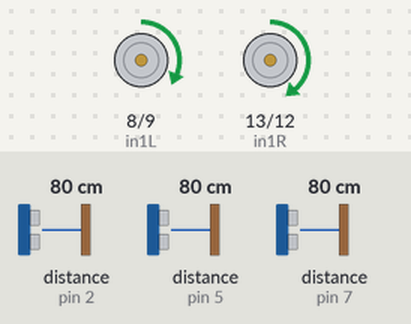
The sketch below on a simulated Arduino Uno, built with avr-gcc and run on an emulated ATmega328P. Shown: motor-driver pin pairs drawn as motors (green arrow = first pin HIGH = forward, orange = second pin HIGH = backward, longer = more drive, scaled by the enable pin). Wiring (inferred from the names in the program): 3 × ultrasonic range finder: trigger pin 3, echo pin 2 / trigger pin 4, echo pin 5 / trigger pin 6, echo pin 7. The inputs (shaded band) are chosen by the test bench; at power-on: distance to the obstacle (sensors on pin 7, pin 2, pin 5) 80 cm. The echo pulse lasts 58.3 µs per cm; what the sketch prints to the serial monitor is not drawn.

Above: at 1.2 s.
1.3 s: distance to the obstacle (sensor on pin 7) set to 12 cm
2.8 s: distance to the obstacle (sensor on pin 7) set to 9 cm
At 3.2 s:
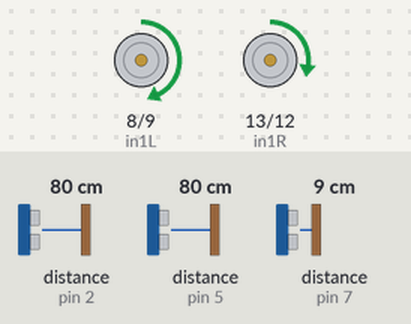
At 3.55 s:
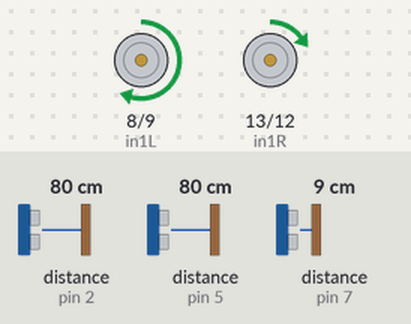
5.8 s: distance to the obstacle (sensor on pin 2) set to 12 cm
At 6.06 s:
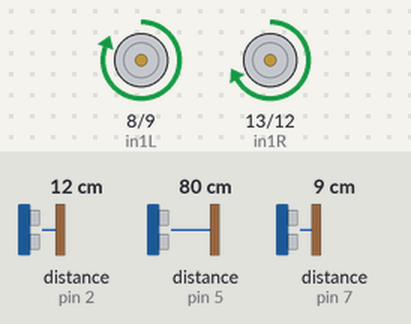
8.8 s: distance to the obstacle (sensor on pin 2) set to 9 cm
At 8.91 s:
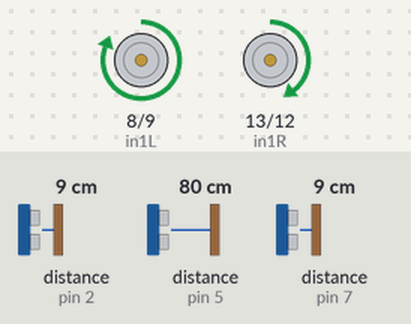
11.8 s: distance to the obstacle (sensor on pin 5) set to 2 cm
14.8 s: distance to the obstacle (sensor on pin 5) set to 9 cm
17.8 s: distance to the obstacle (sensor on pin 5) set to 13 cm
Timing chart, 0 to 54.4 s (numbered marks = the images above; inputs shaded):
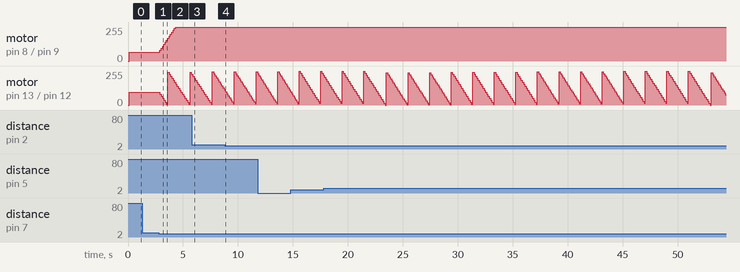

The sketch:

FinalTest.ino
```cpp
#define SENSOR_MAX
#define DIST_PROPORTIONAL_CONST 0.034/2 //DEPENDS ON ENVIRONMENT AND SPEED OF SOUND
#define INPUT_DISTANCE 20//in cm
#define ERROR_DIST 5  // in cm
#define SPEED 80
#define MAX_SENSOR_VALUE 10000
#define MAX_OF_SENSOR 3000
#define MAX_DIFFERNCE 15
#define MAX_TURN_SPEED 10
#define CALIBRATION 3
#define MAX_ALLIGN_ANGLE 5
#define COLLISION_DISTANCE 10

//sensor 1 pins
const int trigPin1 = 3;
const int echoPin1 = 2;

//sensor 2 pins
const int trigPin2 = 4;
const int echoPin2 = 5;

//sensor 3 pins : front sensor
const int trigPin3 = 6;
const int echoPin3 = 7;

//right motor pins
const int in1R = 13;
const int in2R = 12;
const int enR = 11;

//left motor pins
const int in1L = 8;
const int in2L = 9;
const int enL = 10;

//pid
float kp_a = 2;
float kd_a = 3;
//tuning parameters
float kp_d = 2;
float kd_d = 4;
float ki_d = 2;
//distance
float errorD;
float previousErrorD = 0;
float dt = 0.1;

//
float distance1, distance2,distance3, currentDistance, integral, derivative, outputD, outputA, angle, previousAngle=0.0, allign_angle=0.0;
int region, pidDist, speedL, speedR, distance;

//reading sensor
float sensor_output(int trigPin, int echoPin){
  digitalWrite(trigPin, LOW);
  delayMicroseconds(2);

  digitalWrite(trigPin, HIGH);
  delayMicroseconds(10);
  digitalWrite(trigPin, LOW);

  float duration = pulseIn(echoPin, HIGH);
  Serial.print("duration:");
  Serial.println(duration);
  if(duration==0.0||duration>=MAX_SENSOR_VALUE){
    duration = MAX_OF_SENSOR;
    }


  float distance = duration*DIST_PROPORTIONAL_CONST;

  return distance;
}

//////////////////////calculates distance from wall
float current_distance(float read1, float read2){
  float distance = (read1 + read2)/2;  //taking average of two values

  return distance;
  }

//////////////////////which direction to turn
int check_region(float read1, float read2){
  distance = current_distance(read1, read2);
  if(abs(distance-INPUT_DISTANCE)>ERROR_DIST){
    if(distance > INPUT_DISTANCE){
        return -1; //for left movement
      }else{
        return 1; //for right movement
        }
    }else{
      return 0; //inside region
      }
  }

//steers the robot to reach at the specified distance
void reach_distance(){
  distance1 = sensor_output(trigPin1, echoPin1);
  distance2 = sensor_output(trigPin2, echoPin2);
  currentDistance = current_distance(distance1, distance2);
  errorD = currentDistance - INPUT_DISTANCE;
  derivative = errorD - previousErrorD;
  integral += errorD;
  outputD = kp_d*errorD + ki_d*integral*dt + kd_d*derivative;
  previousErrorD = errorD;
  speedL = SPEED - (int)outputD;
  speedR = SPEED + (int)outputD;
  //right turn
  if((speedL-speedR)>MAX_DIFFERNCE){
    speedL = SPEED + MAX_DIFFERNCE;
    speedR = SPEED - MAX_DIFFERNCE;
  }else if((speedL-speedR)<(-1)*MAX_DIFFERNCE){
    speedL = SPEED - MAX_DIFFERNCE;
    speedR = SPEED + MAX_DIFFERNCE;
    }
   analogWrite(enL, speedL);
   analogWrite(enR, speedR);
   digitalWrite(in1L, HIGH);
    digitalWrite(in2L, LOW);
    digitalWrite(in1R, HIGH);
    digitalWrite(in2R, LOW);

  }

/////////keep the robot alingned to the wall and gives a stable path

void follow_wall(){
  distance1 = sensor_output(trigPin1, echoPin1);
  distance2 = sensor_output(trigPin2, echoPin2);
  float angle = distance2-distance1;//if +ve turn left else turn right
  float derivativeA = angle - previousAngle;
  outputA = kp_a*angle + kd_a*derivativeA;
  previousAngle = angle;
  speedL = SPEED + CALIBRATION - outputA;
  speedR = SPEED + outputA;
  if((speedL-speedR)>MAX_TURN_SPEED){
    speedL = SPEED + CALIBRATION + MAX_TURN_SPEED;
    speedR = SPEED -MAX_TURN_SPEED;
    }else if((speedL-speedR)>MAX_TURN_SPEED){
      speedL = SPEED + CALIBRATION - MAX_TURN_SPEED;
      speedR = SPEED + MAX_TURN_SPEED;
      }
  analogWrite(enL, speedL);
  analogWrite(enR, speedR);
  digitalWrite(in1L, HIGH);
  digitalWrite(in2L, LOW);
    digitalWrite(in1R, HIGH);
    digitalWrite(in2R, LOW);

  }

bool check_collision(){
  int distance3 = sensor_output(trigPin3, echoPin3);
  if(distance3<COLLISION_DISTANCE){
    return true;
  }else{
    return false;
  }
}
void setup() {
  Serial.begin(9600);
  pinMode(in1L,OUTPUT);
  pinMode(in2L,OUTPUT);
  pinMode(in1R,OUTPUT);
  pinMode(in2R,OUTPUT);
  pinMode(enL,OUTPUT);
  pinMode(enR,OUTPUT);

  pinMode(trigPin1,OUTPUT);
  pinMode(echoPin1,INPUT);
  pinMode(trigPin2,OUTPUT);
  pinMode(echoPin2,INPUT);
  pinMode(trigPin3,OUTPUT);
  pinMode(echoPin3,INPUT);

  digitalWrite(enL, LOW);
  digitalWrite(enR, LOW);
}

void loop() {
  distance1 = sensor_output(trigPin1, echoPin1);
  distance2 = sensor_output(trigPin2, echoPin2);
  distance3 = sensor_output(trigPin3, echoPin3);
  region = check_region(distance1, distance2);
  allign_angle = abs(distance2 - distance1);
  Serial.print("distance1:");
  Serial.println(distance1);
  Serial.print("distance2:");
  Serial.println(distance2);
  Serial.print("region:");
  Serial.println(region);
  if(check_collision()){
    //turn right
    speedL = speedL +MAX_DIFFERNCE;
    speedR = speedR - MAX_DIFFERNCE;
    analogWrite(enL, speedL);
    analogWrite(enR, speedR);
    digitalWrite(in1L, HIGH);
    digitalWrite(in2L, LOW);
    digitalWrite(in1R, HIGH);
    digitalWrite(in2R, LOW);
  }else{
    if(region==0){
    follow_wall();
    }
   else{
    /*if(allign_angle>MAX_ALLIGN_ANGLE){
      follow_wall()
      }else{*/
        reach_distance();
      //}

    }

  }

}
```

Measured:
- the behaviour switches between 11 and 10 cm on distance to the obstacle (sensor on pin 7) (found by bisection; images 0 and 1)
- the behaviour switches between 11 and 10 cm on distance to the obstacle (sensor on pin 2) (found by bisection; images 3 and 4)
- after the input at 2.8 s, motor on pin 8 (in1L) / pin 9 (in2L): moves from forward 65/255 to forward 255/255 over 1.4 s, starting after 0.10 s; motor on pin 13 (in1R) / pin 12 (in2R): ramps from forward 247/255 to forward 5/255 and jumps back, once every 2.0 s
